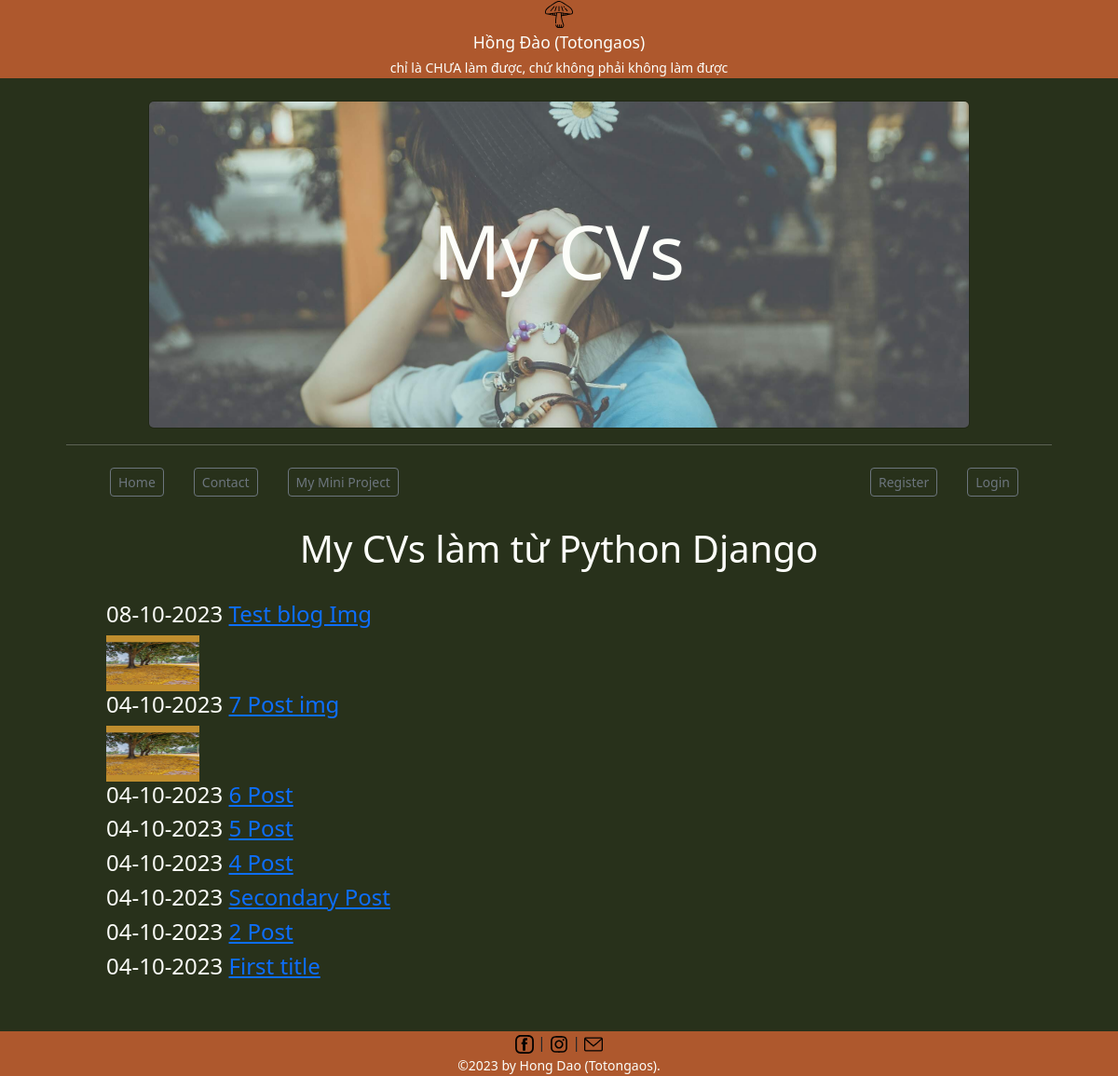
The page /blog/ on the database as committed earlier.
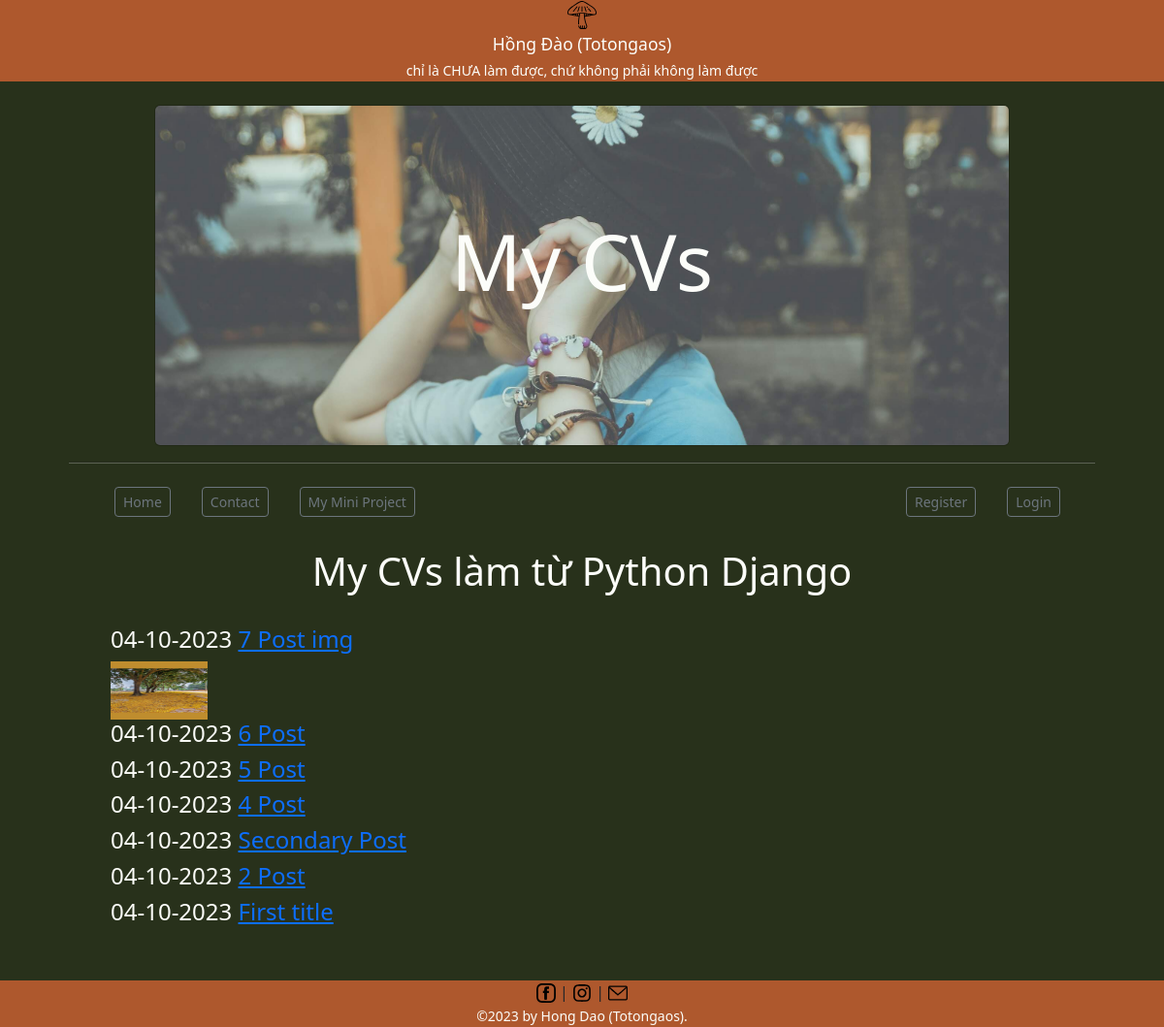
The same page on the database as committed later.
### blog/models.py (models this page shows, shortened)
class Post(models.Model):
    title = models.CharField(max_length=100)
    body = models.TextField()
    date = models.DateTimeField(auto_now_add=True)
    image = models.ImageField(null=True)

### blog/views.py (the view)
# urls.py: path('', views.list, name = 'blog'),
def list(request):
    Data = {'Posts':Post.objects.all().order_by("-date")}
    return render(request, 'blog/blog.html', Data)

### blog/templates/blog/blog.html (shortened to what this page needs)
{% extends "pages/base.html" %}
{% block content %}
{% for post in Posts %}
<h4>{{post.date|date:"d-m-Y"}} <a href="{% url 'post' post.id %}">{{post.title}}</a></h4>
{% if post.image %}
<img src="{{ post.image.url }}" width="100px" height="60px"/>
{% endif %}
{% endfor %}
{% endblock %}

Rows that differ between the two databases and show on the page:
removed Post: date "08-10-2023", title "Test blog Img", image (picture)
